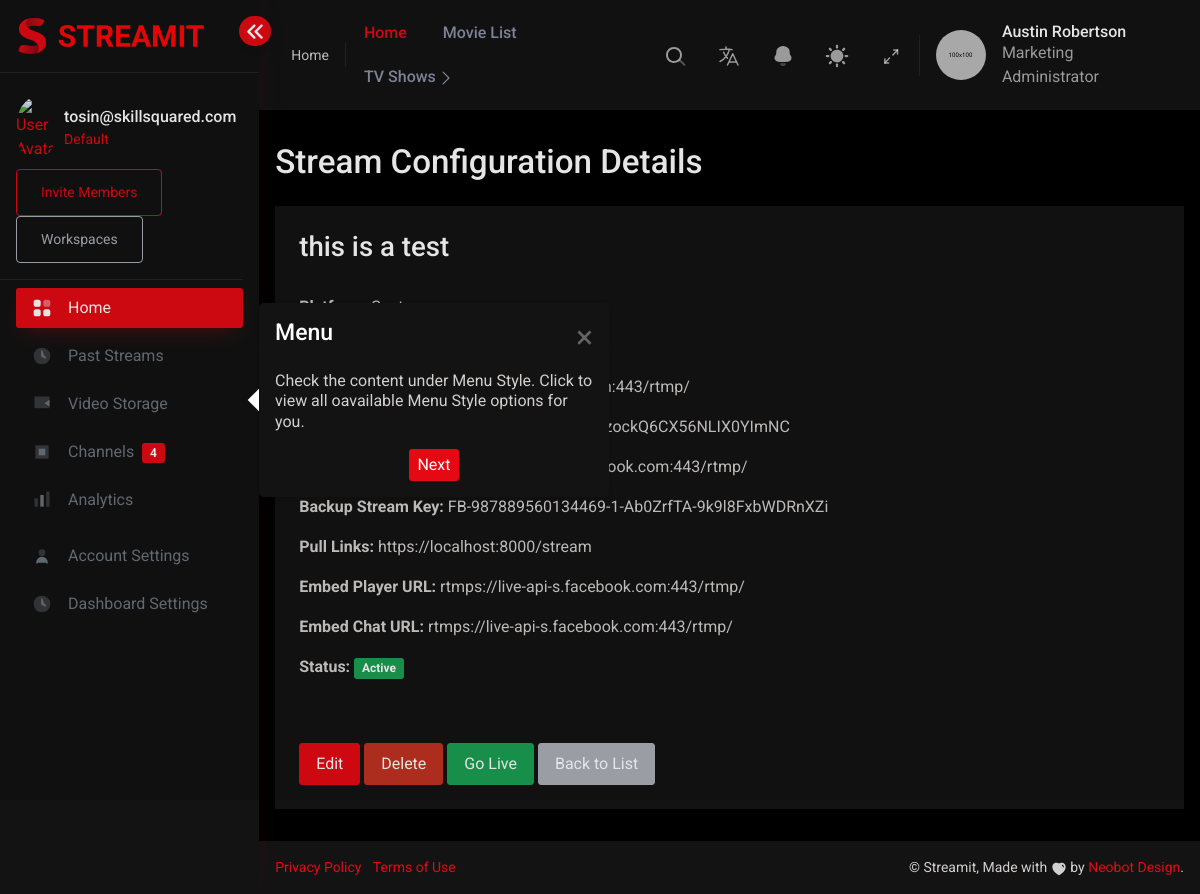
Screenshot of /streaming/configuration/3/ (signed in) with the database file from the repository.
### users/models.py (models this page shows, shortened)
class CustomUser(AbstractUser):
    email = models.EmailField(unique=True)
    subscription_plan = models.CharField(
        max_length=50,
        choices=[("free", "Free"), ("basic", "Basic"), ("pro", "Pro")],
        default="free",
    )
    USERNAME_FIELD = "email"
    REQUIRED_FIELDS = ["username"]

### streaming/models.py (models this page shows, shortened)
class StreamingConfiguration(models.Model):
    user = models.ForeignKey(
        settings.AUTH_USER_MODEL,
        on_delete=models.CASCADE,
        related_name='streaming_configurations'
    )
    stream_title = models.CharField(max_length=255)
    description = models.TextField(blank=True, null=True)
    platform = models.CharField(max_length=50, choices=PLATFORM_CHOICES, default='custom')
    rtmp_url = models.CharField(
        max_length=500,
        help_text="RTMP endpoint (primary)",
        validators=[rtmp_url_validator]
    )
    stream_key = models.CharField(max_length=255, help_text="Unique stream key")
    backup_rtmp_url = models.CharField(
        max_length=500,
        blank=True,
        null=True,
        help_text="Backup RTMP endpoint",
        validators=[rtmp_url_validator]
    )
    backup_stream_key = models.CharField(max_length=255, blank=True, null=True, help_text="Backup stream key")
    pull_links = models.TextField(
        blank=True,
        null=True,
        help_text="Comma-separated or multi-line list of pull links"
    )
    embed_player_url = models.CharField(
        max_length=500,
        blank=True,
        null=True,
        help_text="URL to embed the web player",
        validators=[rtmp_url_validator]
    )
    embed_chat_url = models.CharField(
        max_length=500,
        blank=True,
        null=True,
        help_text="URL to embed multi-platform chat",
        validators=[rtmp_url_validator]
    )
    resolution = models.CharField(max_length=50, default='1080p')
    bitrate = models.CharField(max_length=50, default='4500kbps')
    is_active = models.BooleanField(default=False, help_text="Is this config currently active?")
    created_at = models.DateTimeField(auto_now_add=True)
    updated_at = models.DateTimeField(auto_now=True)

### streaming/views/streaming_views.py (the view)
# urls.py: path("configuration/<int:pk>/", StreamingConfigurationDetailView.as_view(), name="config_detail"),
class StreamingConfigurationDetailView(LoginRequiredMixin, DetailView):
    model = StreamingConfiguration
    template_name = "streaming/detail_config.html"
    context_object_name = "configuration"
    def get_queryset(self):
        return StreamingConfiguration.objects.filter(user=self.request.user)

### templates/streaming/detail_config.html
{% extends "base.html" %}
{% load static %}
{% block content %}
<div class="container my-5">
  <h2 class="mb-4">Stream Configuration Details</h2>
  <div class="card">
    <div class="card-header">
      <h3>{{ configuration.stream_title }}</h3>
    </div>
    <div class="card-body">
      <p><strong>Platform:</strong> {{ configuration.get_platform_display }}</p>
      <p><strong>Description:</strong> {{ configuration.description }}</p>
      <p><strong>RTMP URL:</strong> {{ configuration.rtmp_url }}</p>
      <p><strong>Stream Key:</strong> {{ configuration.stream_key }}</p>
      <p><strong>Backup RTMP URL:</strong> {{ configuration.backup_rtmp_url }}</p>
      <p><strong>Backup Stream Key:</strong> {{ configuration.backup_stream_key }}</p>
      <p><strong>Pull Links:</strong> {{ configuration.pull_links }}</p>
      <p><strong>Embed Player URL:</strong> {{ configuration.embed_player_url }}</p>
      <p><strong>Embed Chat URL:</strong> {{ configuration.embed_chat_url }}</p>
      <p><strong>Status:</strong>
        {% if configuration.is_active %}
          <span class="badge bg-success">Active</span>
        {% else %}
          <span class="badge bg-secondary">Draft</span>
        {% endif %}
      </p>
    </div>
    <div class="card-footer">
      <a href="{% url 'streaming:config_update' configuration.id %}" class="btn btn-primary">Edit</a>
      <a href="{% url 'streaming:config_delete' configuration.id %}" class="btn btn-danger">Delete</a>
      <a href="{% url 'streaming:go_live' config_id=configuration.id %}" class="btn btn-success">Go Live</a>
      <a href="{% url 'streaming:config_list' %}" class="btn btn-secondary">Back to List</a>
    </div>
  </div>
</div>
{% endblock %}

### templates/sidebar.html (shortened to what this page needs)
{% load static %}
<aside class="sidebar sidebar-base sidebar-white sidebar-default navs-rounded-all" id="first-tour"
       data-toggle="main-sidebar" data-sidebar="responsive">
    <div class="sidebar-header d-flex align-items-center justify-content-start">
        <a href="{% url 'dashboard:index' %}" class="navbar-brand">
            <img class="logo-full" src="{% static 'images/logo-full.png' %}" alt="Logo Full">
        </a>
        <div class="sidebar-toggle" data-toggle="sidebar" data-active="true">
            <i class="chevron-left">
            </i>
        </div>
    </div>
    <div class="sidebar-body pt-0 data-scrollbar">
        <div class="sidebar-user-info p-3 border-bottom">
            <div class="d-flex align-items-center">
                <img src="{% static 'images/avatar.png' %}" alt="User Avatar"
                     class="avatar rounded-circle me-2" width="40">
                <div>
                    <h6 class="mb-0">{{ request.user.email }}</h6>
                    <small>Default</small>
                </div>
            </div>
            <div class="mt-2">
                <a href="#" class="btn btn-sm btn-outline-primary me-1">Invite Members</a>
                <a href="#" class="btn btn-sm btn-outline-secondary">Workspaces</a>
            </div>
        </div>
        <div class="sidebar-list">
            <ul class="navbar-nav iq-main-menu" id="sidebar-menu">
                <li class="nav-item">
                    <a class="nav-link active" href="{% url 'dashboard:index' %}">
                        <i class="icon" data-bs-toggle="tooltip" data-bs-placement="right"
                           data-bs-original-title="Home">
                        </i>
                        <span class="item-name">Home</span>
                    </a>
                </li>
                <li class="nav-item">
                    <a class="nav-link" href="{% url 'dashboard:past_streams' %}">
                        <i class="icon" data-bs-toggle="tooltip" data-bs-placement="right"
                           data-bs-original-title="Past Streams">
                            <svg width="20" viewBox="0 0 24 24" fill="currentColor">
                                <circle cx="12" cy="12" r="10" opacity="0.4"/>
                                <path d="M12 6v6l4 2" stroke="currentColor" stroke-width="2"
                                      stroke-linecap="round" stroke-linejoin="round"/>
                            </svg>
                        </i>
                        <span class="item-name">Past Streams</span>
                    </a>
                </li>
                <li class="nav-item">
                    <a class="nav-link" href="{% url 'dashboard:video_storage' %}">
                        <i class="icon" data-bs-toggle="tooltip" data-bs-placement="right"
                           data-bs-original-title="Video Storage">
                            <svg width="20" viewBox="0 0 24 24" fill="currentColor">
                                <rect x="3" y="3" width="18" height="14" opacity="0.4"/>
                                <path d="M21 7l-6 4 6 4V7z" fill="currentColor"/>
                            </svg>
                        </i>
                        <span class="item-name">Video Storage</span>
                    </a>
                </li>
                <li class="nav-item">
                    <a class="nav-link" href="{% url 'streaming:manage_channels' %}">
                        <i class="icon" data-bs-toggle="tooltip" data-bs-placement="right"
                           data-bs-original-title="Channels">
                            <svg width="20" viewBox="0 0 24 24" fill="currentColor">
                                <path d="M4 4h16v16H4z" opacity="0.4"/>
                                <path d="M8 8h8v8H8z" fill="currentColor"/>
                            </svg>
                        </i>
                        <span class="item-name">
                            Channels
                            <span class="badge bg-primary ms-1">4</span>
                        </span>
                    </a>
                </li>
                <li class="nav-item">
                    <a class="nav-link" href="{% url 'dashboard:analytics' %}">
                        <i class="icon" data-bs-toggle="tooltip" data-bs-placement="right"
                           data-bs-original-title="Analytics">
                            <svg width="20" viewBox="0 0 24 24" fill="currentColor">
                                <rect x="3" y="10" width="4" height="10" opacity="0.4"/>
                                <rect x="10" y="6" width="4" height="14"/>
                                <rect x="17" y="2" width="4" height="18" opacity="0.4"/>
                            </svg>
                        </i>
                        <span class="item-name">Analytics</span>
                    </a>
                </li>
                <li class="nav-item mt-3">
                    <a class="nav-link" href="{% url 'account_settings' %}">
                        <i class="icon" data-bs-toggle="tooltip" data-bs-placement="right"
                           data-bs-original-title="Account Settings">
                            <svg width="20" viewBox="0 0 24 24" fill="currentColor">
                                <circle cx="12" cy="8" r="4" opacity="0.4"/>
                                <path d="M6 20c0-3.3137 2.6863-6 6-6s6 2.6863 6
                                         6" stroke="currentColor" stroke-width="2"
                                      stroke-linecap="round"/>
                            </svg>
                        </i>
                        <span class="item-name">Account Settings</span>
                    </a>
                </li>
                <li class="nav-item">
                    <a class="nav-link" href="{% url 'dashboard:settings' %}">
                        <i class="icon" data-bs-toggle="tooltip" data-bs-placement="right"
                           data-bs-original-title="Dashboard Settings">
                            <svg width="20" viewBox="0 0 24 24" fill="currentColor">
                                <path d="M12 2a10 10 0 100 20 10 10 0 000-20z" opacity="0.4"/>
                                <path d="M12 6v6l4 2" stroke="currentColor" stroke-width="2"
                                      stroke-linecap="round" stroke-linejoin="round"/>
                            </svg>
                        </i>
                        <span class="item-name">Dashboard Settings</span>
                    </a>
                </li>
            </ul>
        </div>
    </div>
</aside>

### rows the page displays
CustomUser: user.email "tosin@skillsquared.com"
StreamingConfiguration: stream_title "this is a test", backup_stream_key "FB-987889560134469-1-Ab0ZrfTA-9k9l8FxbWDRnXZi", pull_links "https://localhost:8000/stream", embed_player_url "rtmps://live-api-s.facebook.com:443/rtmp/", embed_chat_url "rtmps://live-api-s.facebook.com:443/rtmp/"
